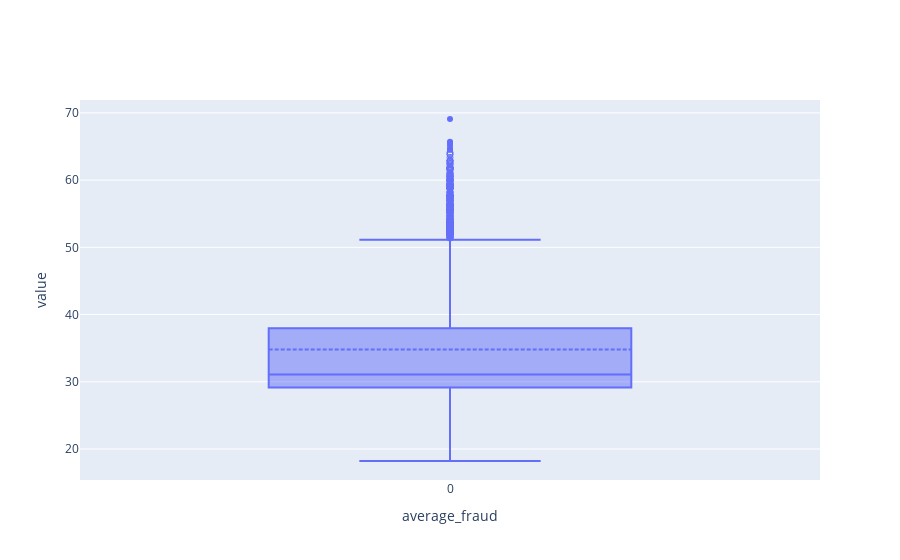

Here is the notebook cell this chart was saved with:
### Code cell
pdf['average_fraud'].plot.box()

### Figure 1 — Plotly figure (JSON) as saved in the notebook; plotly's stock layout.template omitted (floating-point values rounded to 4 significant figures; data arrays with more than 128 entries replaced by an {"elided": "..."} marker saying what was removed)
{"data": [{"boxpoints": "suspectedoutliers", "lowerfence": [18.21], "mean": [34.78], "median": [31.07], "name": "average_fraud", "notched": false, "q1": [29.13], "q3": [37.94], "type": "box", "upperfence": [51.13], "y": {"elided": "1x266 float values"}}], "layout": {"xaxis": {"title": {"text": "average_fraud"}}, "yaxis": {"title": {"text": "value"}}}}
